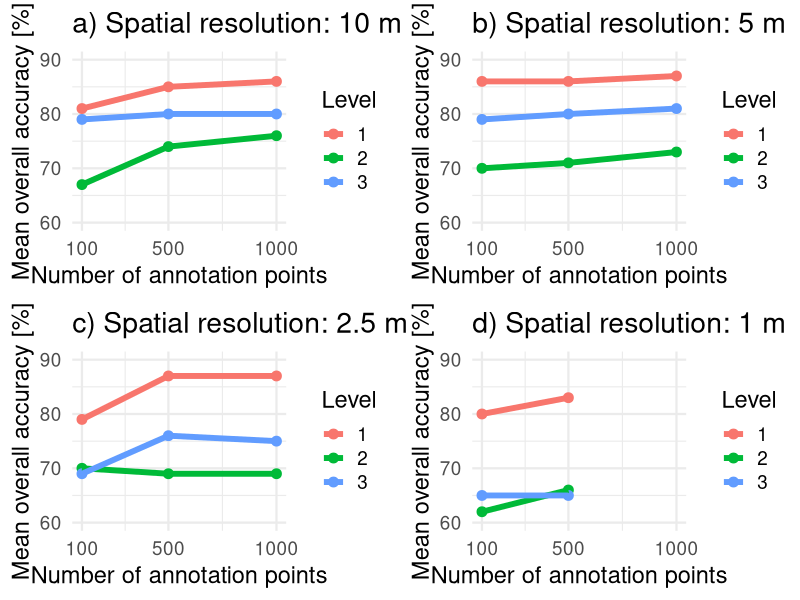

Generate this figure with R:

library(ggplot2)
library(gridExtra)
library(ggrepel)
library(grid)

x_10m <- data.frame("OA"=c(81,85,86,67,74,76,79,80,80),"NofAnn"=c(100,500,1000,100,500,1000,100,500,1000),"Level"=c('1','1','1','2','2','2','3','3','3'))
a=ggplot(data=x_10m)+geom_point(aes(x=NofAnn,y=OA,color=Level),size=3)+geom_line(aes(x=NofAnn,y=OA,color=Level),size=2)+theme_minimal(base_size = 17)+
  xlab("Number of annotation points")+ylab("Mean overall accuracy [%]")+ggtitle("a) Spatial resolution: 10 m")

x_5m <- data.frame("OA"=c(86,86,87,70,71,73,79,80,81),"NofAnn"=c(100,500,1000,100,500,1000,100,500,1000),"Level"=c('1','1','1','2','2','2','3','3','3'))
b=ggplot(data=x_5m)+geom_point(aes(x=NofAnn,y=OA,color=Level),size=3)+geom_line(aes(x=NofAnn,y=OA,color=Level),size=2)+theme_minimal(base_size = 17)+
  xlab("Number of annotation points")+ylab("Mean overall accuracy [%]")+ggtitle("b) Spatial resolution: 5 m")

x_2m <- data.frame("OA"=c(79,87,87,70,69,69,69,76,75),"NofAnn"=c(100,500,1000,100,500,1000,100,500,1000),"Level"=c('1','1','1','2','2','2','3','3','3'))
c=ggplot(data=x_2m)+geom_point(aes(x=NofAnn,y=OA,color=Level),size=3)+geom_line(aes(x=NofAnn,y=OA,color=Level),size=2)+theme_minimal(base_size = 17)+
  xlab("Number of annotation points")+ylab("Mean overall accuracy [%]")+ggtitle("c) Spatial resolution: 2.5 m")

x_1m <- data.frame("OA"=c(80,83,0,62,66,0,65,65,0),"NofAnn"=c(100,500,1000,100,500,1000,100,500,1000),"Level"=c('1','1','1','2','2','2','3','3','3'))
d=ggplot(data=x_1m)+geom_point(aes(x=NofAnn,y=OA,color=Level),size=3)+geom_line(aes(x=NofAnn,y=OA,color=Level),size=2)+theme_minimal(base_size = 17)+
  xlab("Number of annotation points")+ylab("Mean overall accuracy [%]")+ggtitle("d) Spatial resolution: 1 m")


fig=grid.arrange(
  a+ylim(60,90)+xlim(100,1000)+scale_x_continuous(breaks = c(100,500,1000)),
  b+ylim(60,90)+xlim(100,1000)+scale_x_continuous(breaks = c(100,500,1000)),
  c+ylim(60,90)+xlim(100,1000)+scale_x_continuous(breaks = c(100,500,1000)),
  d+ylim(60,90)+xlim(100,1000)+scale_x_continuous(breaks = c(100,500,1000)),
  ncol=2,
  nrow=2
)

ggsave("C:/Koma/Sync/_Amsterdam/_PhD/Chapter1_habitat_type_classification/4_Figures/Fig_extra.png",plot = fig,width = 15, height = 10)
